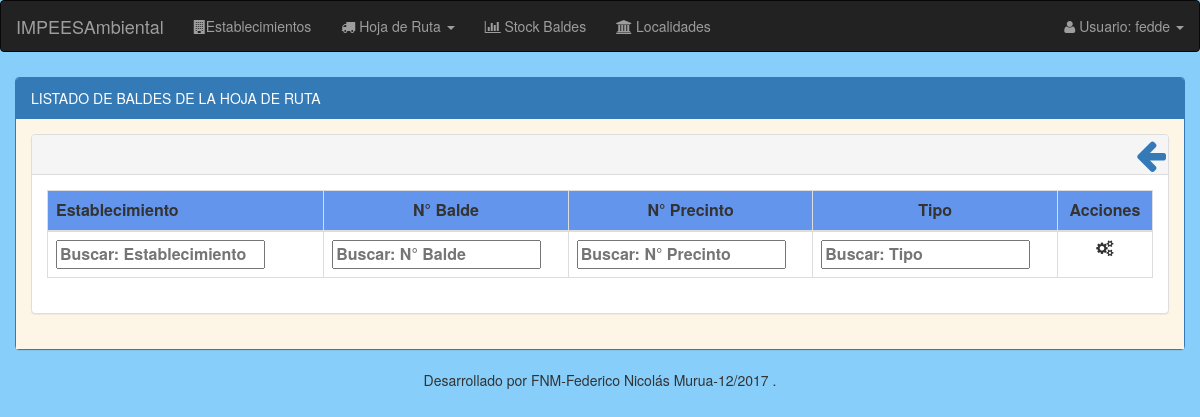
The app's page /hojas-de-Ruta/listado/hoja_de_ruta/2018/3/5/ (signed in), older data.
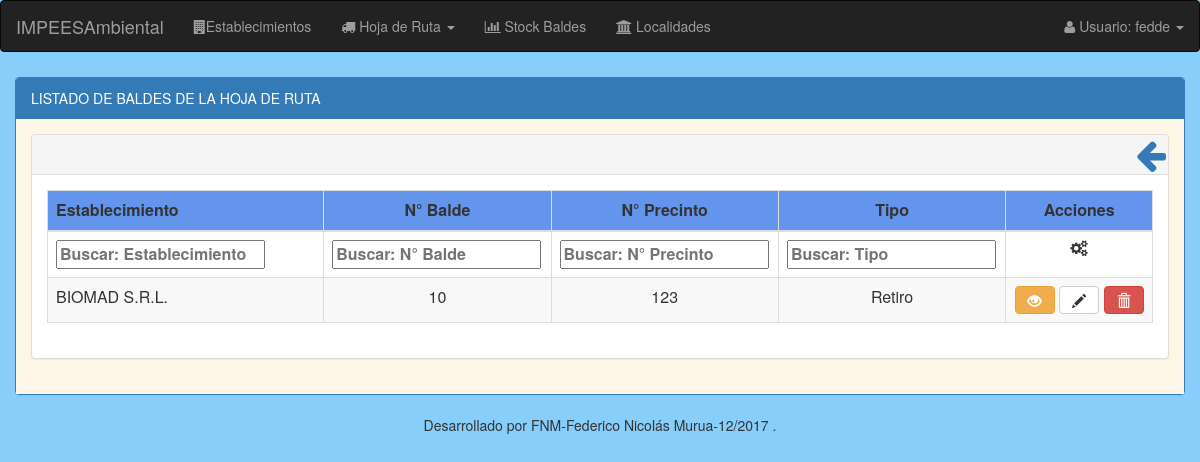
The same page, newer data.
### modulo_I/models.py (models this page shows, shortened)
class DetalleHojaRuta(models.Model):
    balde = models.ForeignKey('Balde') #balde_entrega
    nro_precinto = models.BigIntegerField(unique=True, blank=True, null=True)
    tipo = models.CharField(max_length=15, choices=Entrega_Retiro)
    registro_hoja_ruta = models.ForeignKey('RegistroHojaRuta')

class RegistroHojaRuta(models.Model):
    fecha_recorrido = models.DateField() #fecha del dia que se imprimió la hoja de ruta
    establecimiento_generador = models.ForeignKey('EstablecimientoGenerador')
    hora_llegada = models.CharField(max_length=5, blank=True, null=True)
    hora_salida = models.CharField(max_length=5, blank=True, null=True)
    class Meta:
        unique_together = ('fecha_recorrido', 'establecimiento_generador',)

class EstablecimientoGenerador(models.Model):
    nro_inscripcion = models.BigIntegerField(unique=True, blank=True, null=True, default=None) # N° inscripcion registro de generadores provincia del chubut
    activo = models.BooleanField(default=False)
    razon_social = models.CharField(max_length=50)
    direccion = models.CharField(max_length=100)
    tipo_actividad = MultiSelectField(choices=sorted(Actividades), blank=True, null=True)
    recoleccion = MultiSelectField(choices=Dias, blank=True, null=True)
    localidad = models.ForeignKey('Localidad', null=True, on_delete=models.SET_NULL)
    telefono = models.CharField(max_length=50, blank=True, null=True)
    email = models.CharField(max_length=200, blank=True, null=True)
    responsable_ambiental = models.CharField(max_length=50, blank=True, null=True)
    cuit = models.CharField(max_length=20, blank=True, null=True)
    recorrido = models.ForeignKey('Recorrido', blank=True, null=True, on_delete=models.SET_NULL)
    nro_parada = models.IntegerField(validators=[MinValueValidator(1)], blank=True, null=True)
    recorrido_extra = models.ForeignKey('Recorrido', blank=True, null=True, on_delete=models.SET_NULL, related_name="recorrido_extra")
    nro_parada_extra = models.IntegerField(validators=[MinValueValidator(1)], blank=True, null=True)
    def __str__(self):
        return "%s" % (self.razon_social)

class Balde(models.Model):
    nro_balde = models.CharField(max_length=15, unique=True)
    capacidad = models.CharField(max_length=5, choices=Capacidad_balde) # en dm3
    estado = models.CharField(max_length=15, choices=Estado, default='En Planta')
    establecimiento_generador = models.ForeignKey('EstablecimientoGenerador', blank=True, null=True, default=None)

### modulo_I/views.py (the view)
@login_required
def listado_baldes_utilizados(request, anio, mes, dia):
    fecha_recorrido = datetime.date(int(anio), int(mes), int(dia))
    listado_baldes = DetalleHojaRuta.objects.filter(registro_hoja_ruta__fecha_recorrido__year=int(anio), registro_hoja_ruta__fecha_recorrido__month=int(mes), registro_hoja_ruta__fecha_recorrido__day=int(dia))
    return render(request, 'registroHojaRuta/baldes_utilizados/baldeutilizado_listado.html', {'listado_baldes': listado_baldes})

### modulo_I/templates/registroHojaRuta/baldes_utilizados/baldeutilizado_listado.html (shortened to what this page needs)
{% extends "balde/balde_listado.html" %}
{% load staticfiles %}
{% block panel-heading %}
  LISTADO DE BALDES DE LA HOJA DE RUTA
{% endblock %}
{% block panel-heading-tabla %}
  <div style="padding-top:0.3%; padding-left:0.1%;">
    <a href="{% url 'registroHojaRuta:listado_general' %}" data-toggle="tooltip" title="Volver"><i class="fa fa-arrow-left pull-right" style="font-size: 35px;padding-right:2px;"></i></a>
  </div>
{% endblock %}
{% block thead-tabla %}
  <thead>
  <tr style="background:#6495ED;">
      <th width="25%">Establecimiento</th>
      <th style="text-align: center;">N° Balde</th>
      <th style="text-align: center;">N° Precinto</th>
      <th style="text-align: center;">Tipo</th>
      <th style="text-align: center;">Acciones</th>
  </tr>
  </thead>
{% endblock %}
{% block tfoot-tabla %}
  <tfoot>
     <tr>
       <th>Establecimiento</th>
       <th>N° Balde</th>
       <th>N° Precinto</th>
       <th>Tipo</th>
       <th style="text-align: center;"><i class="fa fa-cogs"></i></th>
    </tr>
  </tfoot>
{% endblock %}
{% block tbody-tabla %}
<tbody>
  {% for balde in listado_baldes %}
      <tr>
        <td>{{ balde.registro_hoja_ruta.establecimiento_generador}}</td>
        <td style="text-align: center;">{{ balde.balde.nro_balde }}</td>
        {% if balde.nro_precinto %}
          <td style="text-align: center;">{{ balde.nro_precinto}}</td>
        {% else %}
          <td style="text-align: center;">-</td>
        {% endif %}
        <td style="text-align: center;">{{ balde.tipo}}</td>
        <td align="center">
            <a class="btn btn-warning" data-toggle="tooltip" title="Detalles" href="{% url 'registroHojaRuta:detalle_balde_utilizado' id_balde=balde.id %}"><em class="glyphicon glyphicon-eye-open"></em></a>
            <a class="btn btn-default" data-toggle="tooltip" title="Modificar" href="{% url 'registroHojaRuta:modif_balde_utilizado' id_balde=balde.balde.id id_hoja=balde.registro_hoja_ruta.id %}"><em class="glyphicon glyphicon-pencil"></em></a>
            <a id="nro_balde"class="btn btn-danger btn-baja"  data-baldenro="{{balde.id}}" data-toggle="modal" data-target="#modal_baja" title="Eliminar"><em class="glyphicon glyphicon-trash"></em></a>
        </td>
      </tr>
    {% endfor %}
  </tbody>
{% endblock %}

Row changes from the older to the newer data that the page shows:
added DetalleHojaRuta: registro_hoja_ruta.establecimiento_generador "BIOMAD S.R.L.", balde.nro_balde "10", nro_precinto "123", tipo "Retiro"
